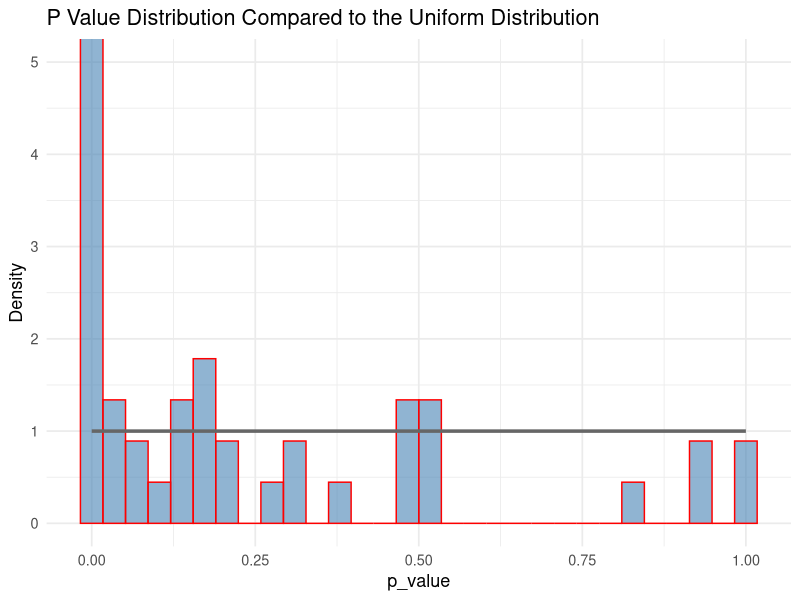
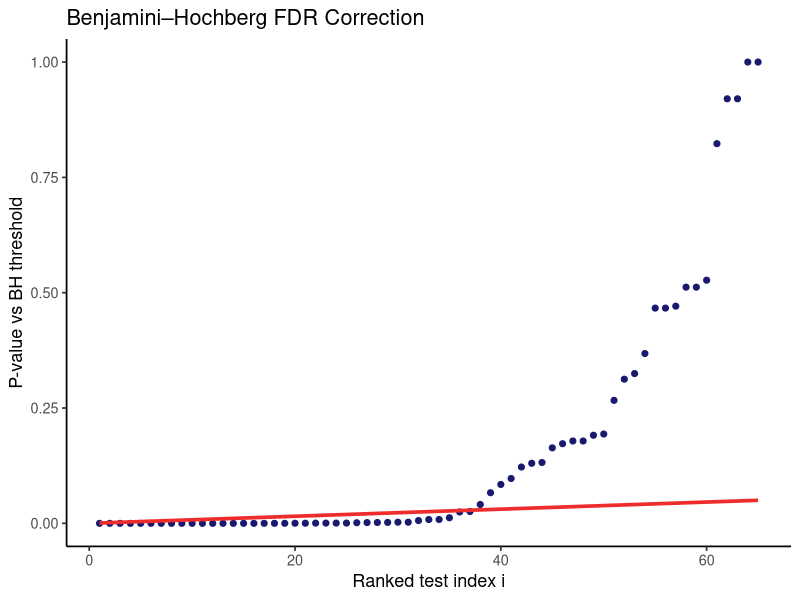

Here is the R script that generated these plots, in order:
## ---- chunk 1
# Setup
knitr::opts_chunk$set(echo = TRUE)
library(readxl)     # read_excel()
library(dplyr)      # mutate, filter, relocate, arrange, etc.
library(ggplot2)    # plots
library(knitr)      # kable()
library(kableExtra) # LaTeX formatting for tables

setwd("/Users/gregy/Documents/[Spring 2025]/Advanced Program Evaluation/Problem Sets/Problem Set 4")
## ---- chunk 2
# Opening and creating the table and dataframe
df <- read_excel("lopez_osrio.xls")
df <- df %>%
  mutate(across(c(chi_sqr, coefficient, low_cl, high_cl, 
                  present, absent, missing, percentage_valid),
                ~ as.numeric(as.character(.))))

kable(df, format = "latex", 
      booktabs = TRUE,
      caption = "Dataframe from López-Osorio Study") %>%
  kable_styling(latex_options = c("hold_position", "scale_down"),
                font_size = 8.5) %>%
  landscape()
## ---- chunk 3
df %>%
  filter(!is.na(significance_lvl)) %>% count() # early checking for the number of significant variables
## ---- chunk 4
# Plotting to the uniform distribution
df <- df %>%
  mutate(p_value = round((
    pchisq(q = chi_sqr, df = 1, lower.tail = FALSE)), 5)) %>%
  relocate(p_value, .after = chi_sqr)

df %>% filter(p_value < 0.05) %>%   
  count() # count how many are significant at 5%

# Plot p_value distribution vs uniform distribution
ggplot(df, aes(x = p_value)) +
  geom_histogram(aes(y = ..density..),
                 bins = 30,
                 fill = "steelblue",
                 alpha = 0.6,
                 color = "red") +
  stat_function(fun = dunif,
                args = list(min = 0, max = 1),
                color = "grey40",
                size = 1.2,
                inherit.aes = FALSE) +
  coord_cartesian(ylim = c(0, 5)) +
  labs(x = "p_value",
       y = "Density",
       title = "P Value Distribution Compared to the Uniform Distribution") +
  theme_minimal(base_size = 13)
## ---- chunk 5
# Define threshold
n_tests <- 65
bonf_threshold <- 0.05 / n_tests

# Apply Bonferroni correction
df <- df %>%
  mutate(
    bonferroni_p_values = bonf_threshold,
    bonf_sign_lvl = as.integer(p_value < bonferroni_p_values)
  ) %>%
  relocate(bonferroni_p_values, bonf_sign_lvl, .after = p_value)

# Optional: check threshold
print(bonf_threshold)

# List non-significant under Bonferroni
df %>%
  filter(bonf_sign_lvl == 0) %>%
  select(variable, p_value, bonferroni_p_values) %>%
  kable()

# Count how many are Bonferroni-significant
df %>%
  filter(bonf_sign_lvl == 1) %>%
  count()
## ---- chunk 6
# Set FDR level
alpha <- 0.05

# Add BH-adjusted p-values
df <- df %>%
  mutate(bh_p_values = p.adjust(p_value, method = "BH")) %>%
  relocate(bh_p_values, .after = bonferroni_p_values)

# Create ranked plot data
df_bh <- df %>%
  arrange(p_value) %>%
  mutate(
    i            = row_number(),
    m            = n(),
    bh_threshold = i / m * alpha
  )

# Plot BH threshold vs raw p-values
ggplot(df_bh, aes(x = i)) +
  geom_point(aes(y = p_value), color = "midnightblue", size = 1.75) +
  geom_line(aes(y = bh_threshold), color = "firebrick2", size = 1.25) +
  labs(
    x = "Ranked test index i",
    y = "P-value vs BH threshold",
    title = "Benjamini–Hochberg FDR Correction"
  ) +
  theme_classic(base_size = 13)

# Count how many are BH-significant
n_significant_bh <- df %>%
  filter(bh_p_values <= alpha) %>%
  count() %>%
  pull(n)

# Estimate expected false discoveries
expected_false_rejections <- alpha * n_significant_bh

# Print results
cat("Number of BH-significant predictors:", n_significant_bh, "\n")
cat("Expected false discoveries (at 5% FDR):", expected_false_rejections, "\n")
## ---- chunk 7
# FDR and p_value
alpha <- 0.05
m <- nrow(df)

# Compute empirical FDR_i and BH threshold qi
df_fdr <- df %>%
  arrange(p_value) %>%
  mutate(
    i           = row_number(),
    qi          = i / m * alpha,
    p_i         = i / m,
    fdr_i       = pmin(m * p_value / i, 1)
  ) %>%
  select(variable, p_value, qi, fdr_i)

kable(df_fdr, format = "latex", caption = "Empirical FDR Estimates and BH Thresholds") %>%
  kable_styling(
    latex_options = c("hold_position", "scale_down", "landscape"),
    font_size = 10
  )
## ---- chunk 8
# List of tables
df_table <- df %>%
  mutate(
    `Single Test`     = if_else(p_value < 0.05, "Yes", "No"),
    `Bonferroni Test` = if_else(bonf_sign_lvl == 1, "Yes", "No"),
    `BH Test`         = if_else(bh_p_values < 0.05, "Yes", "No")
  ) %>%
  select(No = id, Predictors = variable, `Single Test`, `Bonferroni Test`, `BH Test`)

kable(df_table, format = "latex", booktabs = TRUE,
      caption = "Multiple Hypothesis Testing Decisions for Each Predictor") %>%
  kable_styling(latex_options = c("hold_position", "scale_down", "landscape")) %>%
  footnote(
    general_title = "Notes:",
    general = c(
      "“Yes” = reject null hypothesis at 5% level.",
      "`Single Test` uses raw p-values.",
      "`Bonferroni Test` applies family-wise error rate correction.",
      "`BH Test` uses the Benjamini–Hochberg false discovery rate method."
    )
  )

# Most Significant
df_table %>%
  filter(`Single Test` == "Yes",
         `Bonferroni Test` == "Yes",
         `BH Test` == "Yes") %>%
  arrange(Predictors) %>%
  select(Predictors) %>%
  kable(format = "latex", booktabs = TRUE,
        caption = "Predictors Significant Under All Three Testing Procedures") %>%
  kable_styling(latex_options = c("hold_position", "scale_down"))

# Least Significant
df_table %>%
  filter(`Single Test` == "No",
         `Bonferroni Test` == "No",
         `BH Test` == "No") %>%
  arrange(Predictors) %>%
  select(Predictors) %>%
  kable(format = "latex", booktabs = TRUE,
        caption = "Predictors Not Significant Under Any Test") %>%
  kable_styling(latex_options = c("hold_position", "scale_down"))
